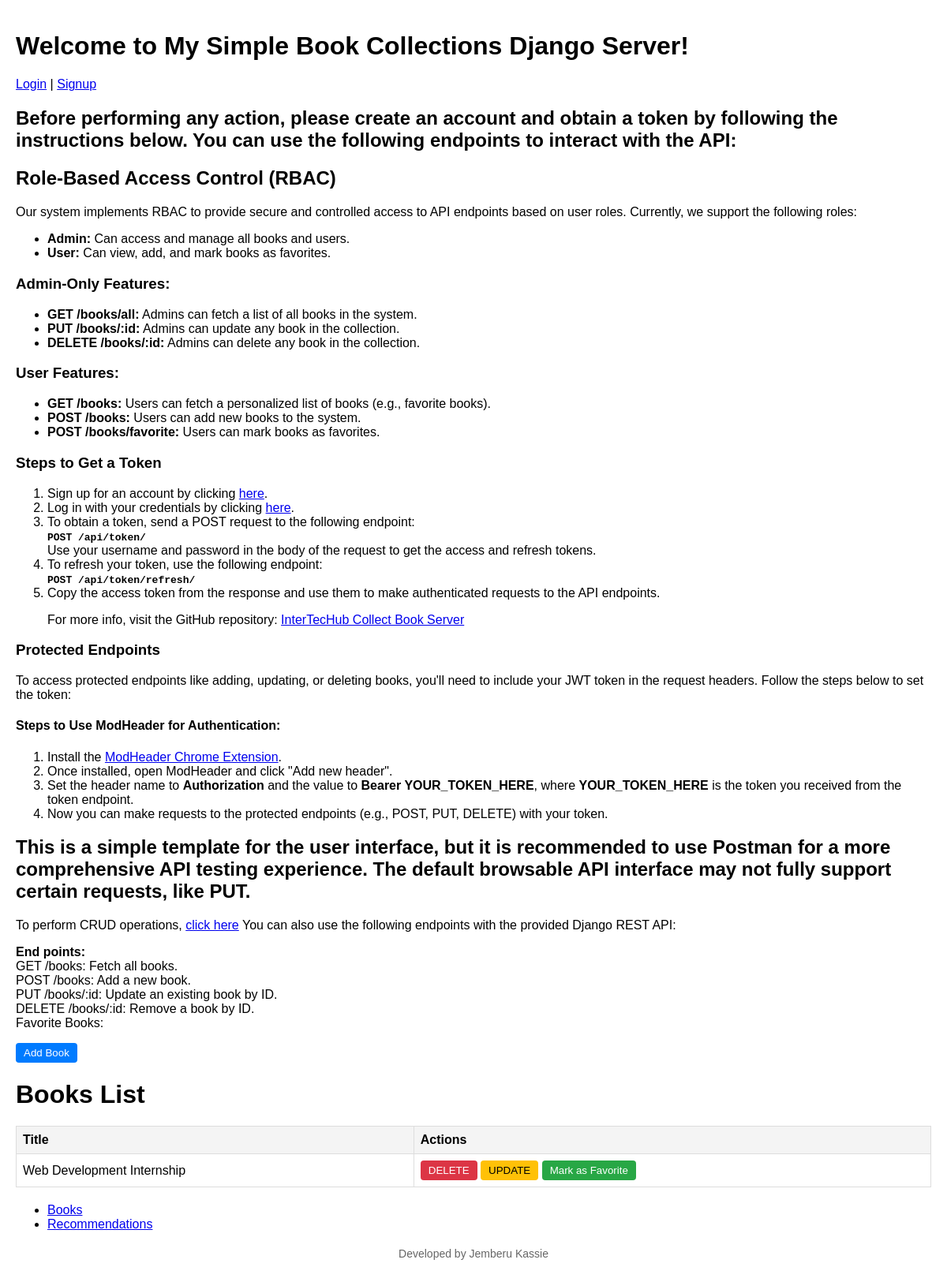
Before: / with the older database file.
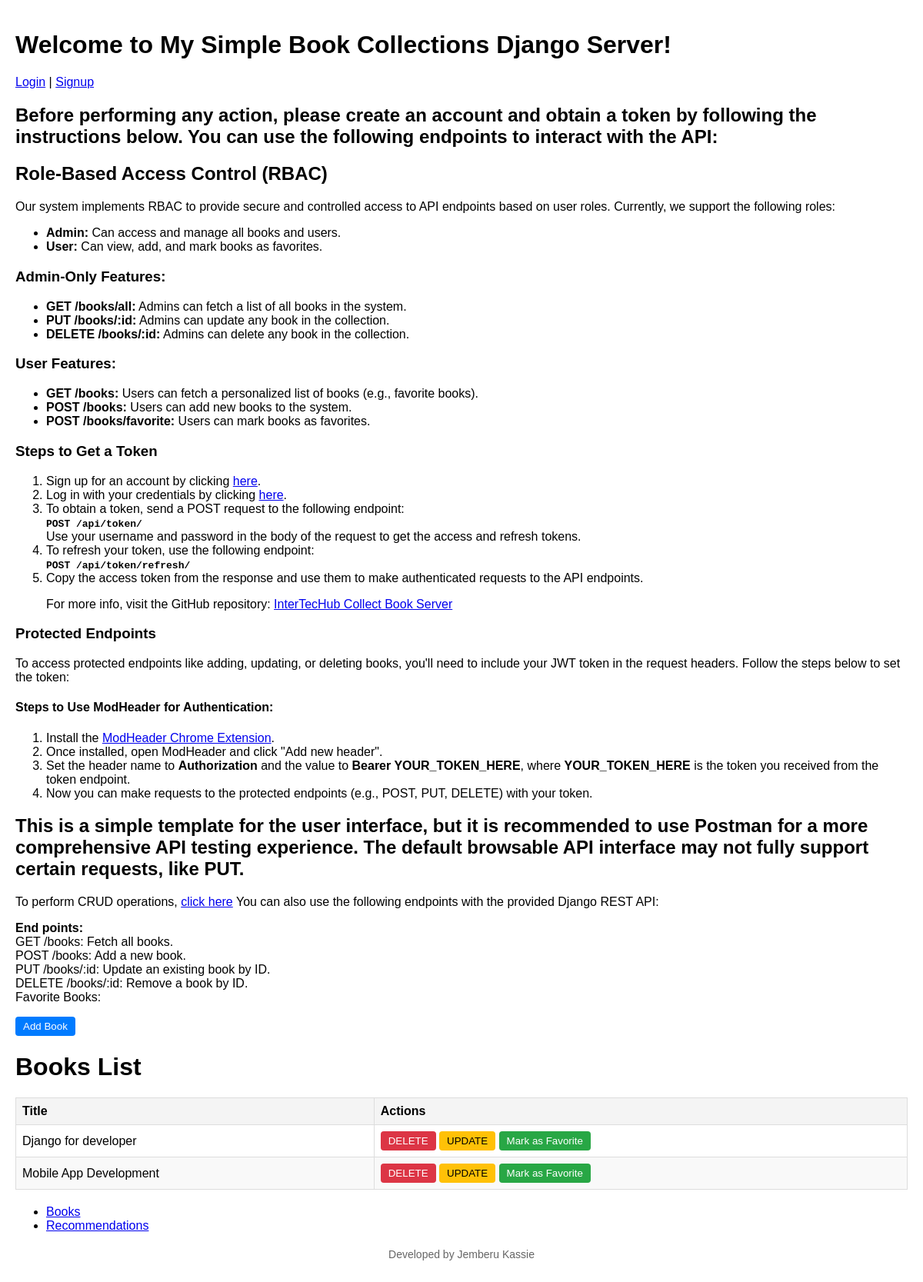
After: the same page with the newer database file.
### books/models.py (models this page shows, shortened)
class Book(models.Model):
    title=models.CharField(max_length=30)
    author=models.CharField(max_length=30)
    published_year=models.IntegerField()
    isbn = models.CharField(max_length=13, unique=True)
    is_favorite = models.BooleanField(default=False)

### books/views.py (the view)
# urls.py: path('', home, name='home'),
def home(request):
    try:
        books=Book.objects.all()
        return render(request,'home.html',{'books':books})
    except Book.DoesNotExist:
            return render(request,'home.html')

### books/templates/home.html (shortened to what this page needs)
<html>
<head>
</head>
<body>
    <h1>Welcome to My Simple Book Collections Django Server!</h1>
    <div class="auth-buttons">
        <a href="/accounts/login/">Login</a> |
        <a href="/accounts/register/">Signup</a>
    </div>
    <h2>
        Before performing any action, please create an account and obtain a token by following the instructions below.
        You can use the following endpoints to interact with the API:
    </h2>
  <h2>Role-Based Access Control (RBAC)</h2>
    <p>Our system implements RBAC to provide secure and controlled access to API endpoints based on user roles. Currently, we support the following roles:</p>
    <ul>
        <li><strong>Admin:</strong> Can access and manage all books and users.</li>
        <li><strong>User:</strong> Can view, add, and mark books as favorites.</li>
    </ul>
    <h3>Admin-Only Features:</h3>
    <ul>
        <li><strong>GET /books/all:</strong> Admins can fetch a list of all books in the system.</li>
        <li><strong>PUT /books/:id:</strong> Admins can update any book in the collection.</li>
        <li><strong>DELETE /books/:id:</strong> Admins can delete any book in the collection.</li>
    </ul>
    <h3>User Features:</h3>
    <ul>
        <li><strong>GET /books:</strong> Users can fetch a personalized list of books (e.g., favorite books).</li>
        <li><strong>POST /books:</strong> Users can add new books to the system.</li>
        <li><strong>POST /books/favorite:</strong> Users can mark books as favorites.</li>
    </ul>
    <h3>Steps to Get a Token</h3>
    <ol>
        <li>Sign up for an account by clicking <a href="/accounts/register/">here</a>.</li>
        <li>Log in with your credentials by clicking <a href="/accounts/login/">here</a>.</li>
        <li>To obtain a token, send a POST request to the following endpoint:
            <br><code>  <strong>POST /api/token/  </strong></code>
            <br>Use your username and password in the body of the request to get the access and refresh tokens.
        </li>
        <li>To refresh your token, use the following endpoint:
            <br><code>  <strong>POST /api/token/refresh/  </strong></code>
        </li>
        <li>Copy the access token  from the response and use them to make authenticated requests to the API endpoints.</li>
    <p>For more info, visit the GitHub repository:
    <a href="https://github.com/jenberu/InterTecHub-Collect-Book-Sever" target="_blank">InterTecHub Collect Book Server</a>
</p>
    </ol>
    <h3>Protected Endpoints</h3>
    <p>To access protected endpoints like adding, updating, or deleting books, you'll need to include your JWT token in the request headers. Follow the steps below to set the token:</p>
    <h4>Steps to Use ModHeader for Authentication:</h4>
    <ol>
        <li>Install the <a href="https://chromewebstore.google.com/detail/modheader-modify-http-hea/idgpnmonknjnojddfkpgkljpfnnfcklj?hl=en" target="_blank">ModHeader Chrome Extension</a>.</li>
        <li>Once installed, open ModHeader and click "Add new header".</li>
        <li>Set the header name to <strong>Authorization</strong> and the value to <strong>Bearer YOUR_TOKEN_HERE</strong>, where <strong>YOUR_TOKEN_HERE</strong> is the token you received from the token endpoint.</li>
        <li>Now you can make requests to the protected endpoints (e.g., POST, PUT, DELETE) with your token.</li>
    </ol>
    <h2>
        This is a simple template for the user interface, but it is recommended to use Postman for a more
        comprehensive API testing experience. The default browsable API interface may not fully support certain requests, like PUT.
    </h2>
    <p>
        To perform CRUD operations,
        <a href="/books/">click here</a>  You can also use the following endpoints with the provided Django REST API:
    </p>
    <p>
        <strong>End points:</strong>
        <br/>
        GET /books: Fetch all books.<br/>
        POST /books: Add a new book.<br/>
        PUT /books/:id: Update an existing book by ID.<br/>
        DELETE /books/:id: Remove a book by ID.<br/>
        Favorite Books:
    </p>
    <form method='POST' action="{% url 'book-list' %}">
        <button type='submit'>Add Book</button>
    </form>
    <h1>Books List</h1>
    {% if books %}
    <table>
        <thead>
            <tr>
                <th>Title</th>
                <th>Actions</th>
            </tr>
        </thead>
        <tbody>
            {% for book in books %}
            <tr>
                <td>{{ book.title }}</td>
                <td>
                    <form method="DELETE" action="{% url 'book-detail' book.id %}" style="display:inline;">
                        <button type="submit" class="delete-button">DELETE</button>
                    </form>
                    <form method="PATCH" action="{% url 'book-detail' book.id %}" style="display:inline;">
                        <button type="submit" class="update-button">UPDATE</button>
                    </form>
                    <form method="POST" action="{% url 'mark-favorite' %}" style="display:inline;">
                        <button type="submit" class="favorite-button">Mark as Favorite</button>
                    </form>
                </td>
            </tr>
            {% endfor %}
        </tbody>
    </table>
    {% else %}
    <p>No books found.</p>
    {% endif %}
    <ul>
        <li><a href="/books/">Books</a></li>
        <li><a href="/books/recommendations">Recommendations</a></li>
    </ul>
<div class="footer">
        <p>Developed by Jemberu Kassie</p>
    </div>
</body>
</html>

### books/templates/home.html (style rules this page uses)
body { align-items:center; font-family: Arial, sans-serif; margin: 20px auto; padding:20px; }
table { width: 100%; border-collapse: collapse; margin-bottom: 20px; }
th, td { border: 1px solid #ddd; text-align: left; padding: 8px; }
th { background-color: #f4f4f4; }
tr:nth-child(even) { background-color: #f9f9f9; }
button { background-color: #007bff; color: white; border: none; padding: 5px 10px; cursor: pointer; border-radius: 4px; }
.delete-button { background-color: #dc3545; }
.update-button { background-color: #ffc107; color: black; }
.favorite-button { background-color: #28a745; }
.auth-buttons { margin-bottom: 20px; }
.footer { margin-top: 20px; text-align: center; font-size: 14px; color: #666; }

Changed rows visible on the page:
changed Book: title "Web Development Internship" → "Django for developer"
added Book: title "Mobile App Development"
